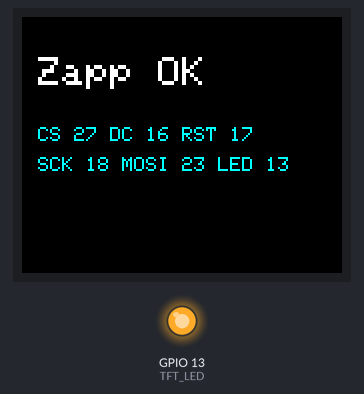
Simulated run of this sketch. Board: ESP32. On the bench: 160×128 colour display, output pins drawn as LEDs (lit = HIGH). What the sketch prints to the serial monitor is not drawn.

Above: at 3.2 s.

The sketch:

TftPinTest.ino
```cpp
#include <Adafruit_GFX.h>
#include <Adafruit_ST7735.h>
#include <SPI.h>

#define TFT_CS    27
#define TFT_DC    16
#define TFT_RST   17
#define TFT_SCLK  18
#define TFT_MOSI  23
#define TFT_LED   13

Adafruit_ST7735 tft = Adafruit_ST7735(TFT_CS, TFT_DC, TFT_MOSI, TFT_SCLK, TFT_RST);

void setup() {
  Serial.begin(115200);
  delay(500);
  Serial.println("TFT PIN TEST iniciando");

  pinMode(TFT_LED, OUTPUT);
  digitalWrite(TFT_LED, HIGH);

  tft.initR(INITR_BLACKTAB);
  tft.setRotation(1);

  tft.fillScreen(ST77XX_RED);
  delay(800);
  tft.fillScreen(ST77XX_GREEN);
  delay(800);
  tft.fillScreen(ST77XX_BLUE);
  delay(800);
  tft.fillScreen(ST77XX_BLACK);

  tft.setTextSize(2);
  tft.setTextColor(ST77XX_WHITE);
  tft.setCursor(8, 20);
  tft.println("Zapp OK");
  tft.setTextSize(1);
  tft.setTextColor(ST77XX_CYAN);
  tft.setCursor(8, 55);
  tft.println("CS 27 DC 16 RST 17");
  tft.setCursor(8, 70);
  tft.println("SCK 18 MOSI 23 LED 13");
  Serial.println("TFT PIN TEST desenhado");
}

void loop() {
  delay(1000);
}
```
